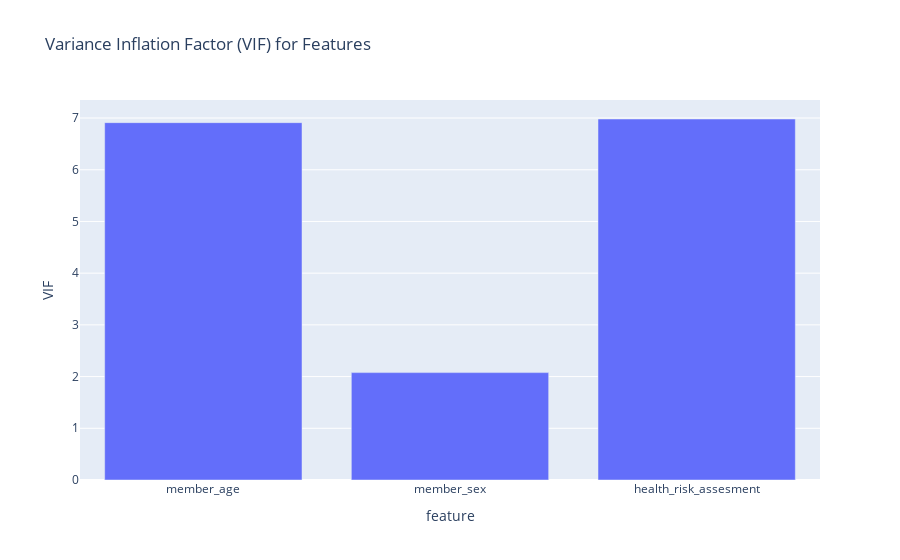

Write notebook code for a chart like this one.
### Code cell
vif_df = calculate_vif(data_outcome_compare, features=["member_age", "member_sex", "health_risk_assesment"])
print(vif_df)
print("moderate colinearity between member age and health risk assessment, might consider removing age from the model")
px.bar(vif_df, x="feature", y="VIF", title="Variance Inflation Factor (VIF) for Features")

### Figure 1 — Plotly figure (JSON) as saved in the notebook; plotly's stock layout.template omitted (floating-point values rounded to 4 significant figures)
{"data": [{"hovertemplate": "feature=%{x}<br>VIF=%{y}<extra></extra>", "legendgroup": "", "marker": {"color": "#636efa", "pattern": {"shape": ""}}, "name": "", "orientation": "v", "showlegend": false, "textposition": "auto", "type": "bar", "x": ["member_age", "member_sex", "health_risk_assesment"], "xaxis": "x", "y": [6.911, 2.077, 6.981], "yaxis": "y"}], "layout": {"barmode": "relative", "legend": {"tracegroupgap": 0}, "title": {"text": "Variance Inflation Factor (VIF) for Features"}, "xaxis": {"anchor": "y", "domain": [0, 1], "title": {"text": "feature"}}, "yaxis": {"anchor": "x", "domain": [0, 1], "title": {"text": "VIF"}}}}
